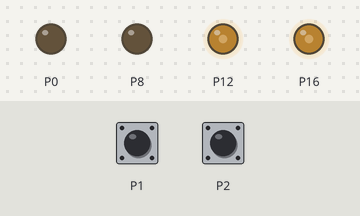
Simulated run of this program. Board: BBC micro:bit running MicroPython. Shown: output pins drawn as LEDs (lit = HIGH). The test bench sets the inputs (shaded band); at power-on: P1 LOW, P2 LOW.

Above: at 1.2 s.
1.3 s: P1 pulled HIGH for 0.15 s
At 1.38 s:
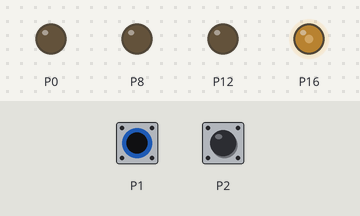
2.9 s: P2 pulled HIGH for 0.15 s
At 2.99 s:
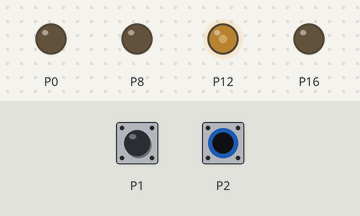
4.5 s: P2 pulled HIGH for 3.2 s
At 8.6 s:
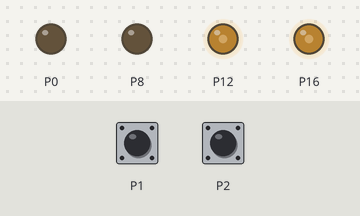
9.2 s: P1 pulled HIGH for 3.2 s
At 10.0 s:
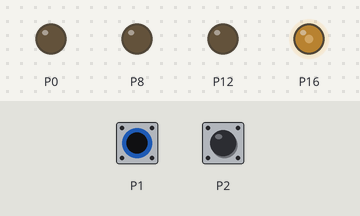
13.9 s: P1 driven HIGH and P2 driven HIGH
At 14.9 s:
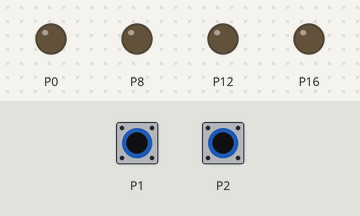
Timing chart, 0 to 16.4 s (numbered marks = the images above; inputs shaded):
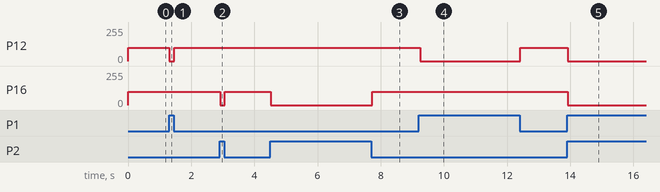

The program:

line_following_buggy.py
```python
import microbit as mb

# Outputs:
#  pin16 (left forward)
#  pin12 (right forward)
#  pin0 (left reverse)
#  pin8 (right reverse)

# Inputs:
#  pin2 (left line sensor)
#  pin1 (right line sensor)


def main():
    white_value = 0
    fast_speed = 400
    slow_speed = 0  # Faster is better

    mb.pin0.write_digital(0)
    mb.pin8.write_digital(0)

    while True:
        # Left side
        if mb.pin2.read_digital() == white_value:
            mb.pin16.write_analog(fast_speed)
            # mb.display.set_pixel(4, 0, 9)
        else:
            mb.pin16.write_analog(slow_speed)
            # mb.display.set_pixel(4, 0, 0)

        # Right side
        if mb.pin1.read_digital() == white_value:
            mb.pin12.write_analog(fast_speed)
            # mb.display.set_pixel(0, 0, 9)
        else:
            mb.pin12.write_analog(slow_speed)
            # mb.display.set_pixel(0, 0, 0)

        mb.sleep(50)


main()
```

Measured:
- after the input at 1.3 s, P12: 100/255 → 0/255 at once, → 100/255 0.15 s later
- after the input at 2.9 s, P16: 100/255 → 0/255 at once, → 100/255 0.15 s later
- after the input at 4.5 s, P16: 100/255 → 0/255 at once, → 100/255 3.2 s later
- after the input at 9.2 s, P12: 100/255 → 0/255 after 0.05 s, → 100/255 3.2 s later
- after the input at 13.9 s, P12, P16: 100/255 → 0/255 at once
